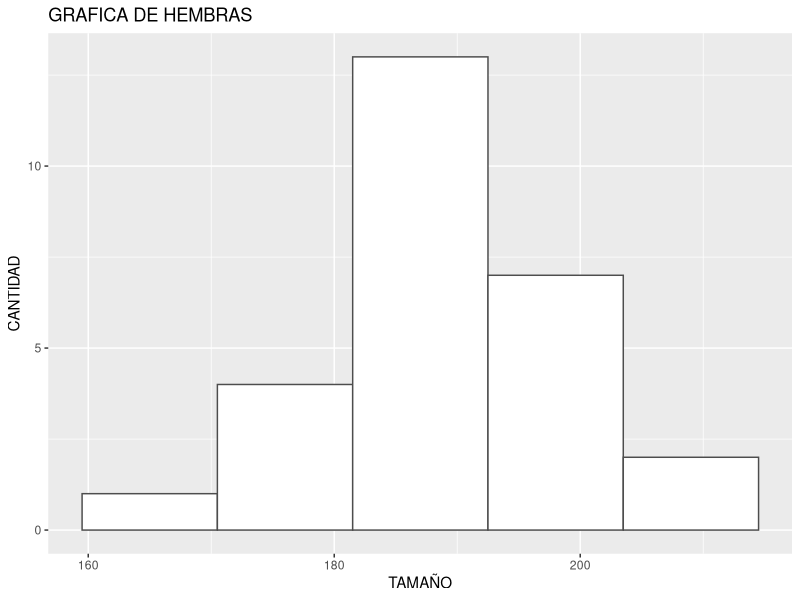
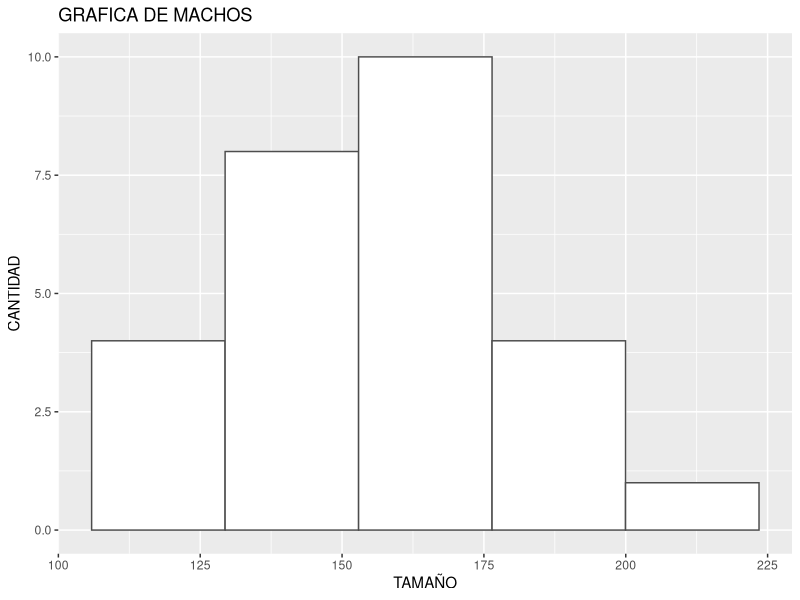

Reproduce these figures in R, in order.
## ---- chunk 1
library(quantmod)
library(ggplot2)

# Se crean los veectores con sus respectivos tamaños.
hembras<-c(183.2,184.1,183.0,204.3,176.5,179.0,188.3,186.8,202.2,
           182.5,190.0,178.1,193.2,180.4,184.3,189.2,189.1,203.1,
           166.8,196.3,193.3,187.3,185.8,189.3,195.5,202.4,210.8)


machos<-c(140.9,121.7,173.8,154.5,109.2,150.7,203.3,163.0,137.7,
          173.9,177.4,154.8,177.5,153.4,138.7,136.7,165.3,126.7,
          118.9,140.0,192.7,134.4,175.0,169.8,153.9,176.7,150.0)

# se crea una matriz tanto con las hembras y los machos, se le da la propiedad de frame a la 
# matriz, para poder processarla con ggplot.

langostinos<- matrix(c(hembras, machos), nrow=27,ncol=2)
colnames(langostinos)<-c('hembras','machos')
langostinos=data.frame(value = langostinos)

# se grafican los dos histogramas.

par(mfrow= c(1,2))  

ggplot(data=langostinos, aes (x = hembras))+
  geom_histogram(bins =5, col= "gray30", fill="white")+
  labs(title = "GRAFICA DE HEMBRAS", x = "TAMAÑO", y="CANTIDAD")

ggplot(data=langostinos, aes (x = machos))+
  geom_histogram(bins =5, col= "gray30", fill="white")+
  labs(title = "GRAFICA DE MACHOS", x = "TAMAÑO", y="CANTIDAD")

  
